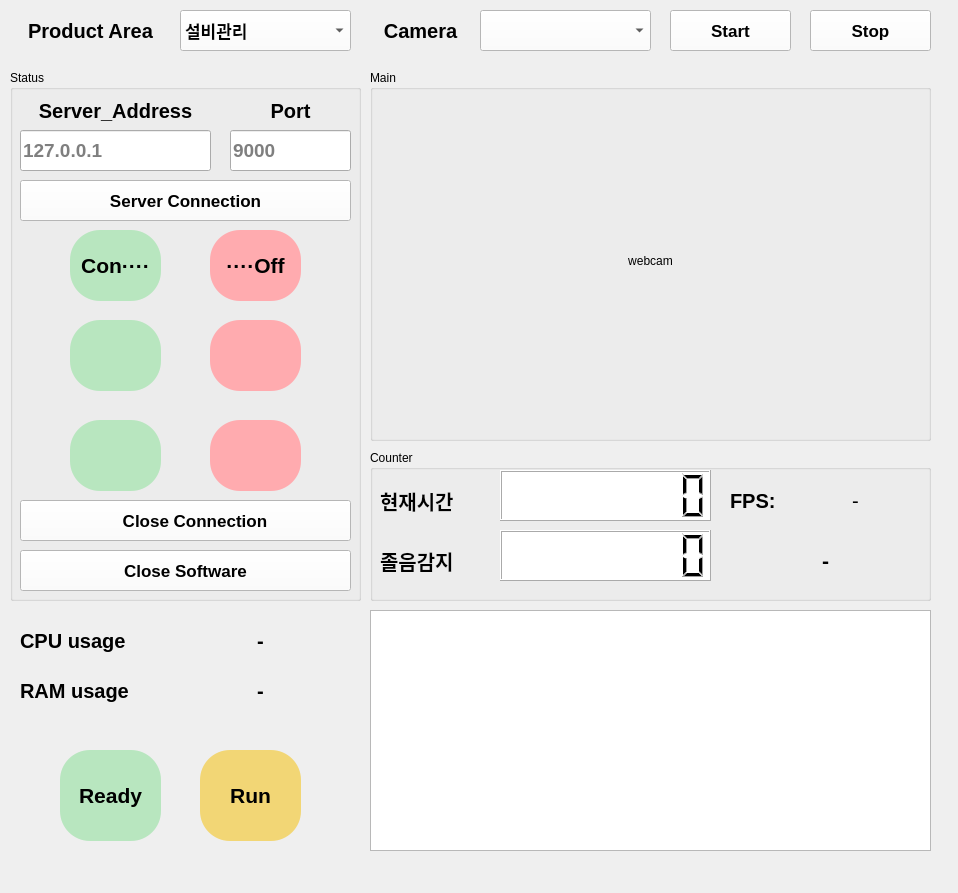
<?xml version="1.0" encoding="UTF-8"?>
<ui version="4.0">
 <class>MainWindow</class>
 <widget class="QMainWindow" name="MainWindow">
  <property name="geometry">
   <rect>
    <x>0</x>
    <y>0</y>
    <width>958</width>
    <height>893</height>
   </rect>
  </property>
  <property name="sizePolicy">
   <sizepolicy hsizetype="Fixed" vsizetype="Fixed">
    <horstretch>0</horstretch>
    <verstretch>0</verstretch>
   </sizepolicy>
  </property>
  <property name="windowTitle">
   <string>MainWindow</string>
  </property>
  <property name="autoFillBackground">
   <bool>false</bool>
  </property>
  <widget class="QWidget" name="centralwidget">
   <widget class="QLabel" name="cameralabel">
    <property name="geometry">
     <rect>
      <x>370</x>
      <y>10</y>
      <width>101</width>
      <height>41</height>
     </rect>
    </property>
    <property name="font">
     <font>
      <family>Arial</family>
      <pointsize>15</pointsize>
      <weight>75</weight>
      <bold>true</bold>
     </font>
    </property>
    <property name="styleSheet">
     <string notr="true"/>
    </property>
    <property name="text">
     <string>Camera</string>
    </property>
    <property name="alignment">
     <set>Qt::AlignCenter</set>
    </property>
   </widget>
   <widget class="QComboBox" name="camlistcb">
    <property name="geometry">
     <rect>
      <x>480</x>
      <y>10</y>
      <width>171</width>
      <height>41</height>
     </rect>
    </property>
    <property name="font">
     <font>
      <family>Arial</family>
      <weight>75</weight>
      <bold>true</bold>
     </font>
    </property>
    <property name="styleSheet">
     <string notr="true">background-color: rgb(255, 255, 255);</string>
    </property>
   </widget>
   <widget class="QPushButton" name="startcambtn">
    <property name="geometry">
     <rect>
      <x>670</x>
      <y>10</y>
      <width>121</width>
      <height>41</height>
     </rect>
    </property>
    <property name="font">
     <font>
      <family>Arial</family>
      <pointsize>13</pointsize>
      <weight>75</weight>
      <bold>true</bold>
     </font>
    </property>
    <property name="styleSheet">
     <string notr="true">background-color: rgb(255, 255, 255);</string>
    </property>
    <property name="text">
     <string>Start</string>
    </property>
   </widget>
   <widget class="QPushButton" name="stopcambtn">
    <property name="geometry">
     <rect>
      <x>810</x>
      <y>10</y>
      <width>121</width>
      <height>41</height>
     </rect>
    </property>
    <property name="font">
     <font>
      <family>Arial</family>
      <pointsize>13</pointsize>
      <weight>75</weight>
      <bold>true</bold>
     </font>
    </property>
    <property name="styleSheet">
     <string notr="true">background-color: rgb(255, 255, 255);</string>
    </property>
    <property name="text">
     <string>Stop</string>
    </property>
   </widget>
   <widget class="QLabel" name="cameralabel_2">
    <property name="geometry">
     <rect>
      <x>10</x>
      <y>10</y>
      <width>161</width>
      <height>41</height>
     </rect>
    </property>
    <property name="font">
     <font>
      <family>Arial</family>
      <pointsize>15</pointsize>
      <weight>75</weight>
      <bold>true</bold>
     </font>
    </property>
    <property name="styleSheet">
     <string notr="true"/>
    </property>
    <property name="text">
     <string>Product Area</string>
    </property>
    <property name="alignment">
     <set>Qt::AlignCenter</set>
    </property>
   </widget>
   <widget class="QComboBox" name="productareacb">
    <property name="geometry">
     <rect>
      <x>180</x>
      <y>10</y>
      <width>171</width>
      <height>41</height>
     </rect>
    </property>
    <property name="font">
     <font>
      <family>Arial</family>
      <pointsize>13</pointsize>
      <weight>75</weight>
      <bold>true</bold>
     </font>
    </property>
    <property name="styleSheet">
     <string notr="true">background-color: rgb(255, 255, 255);</string>
    </property>
    <item>
     <property name="text">
      <string>설비관리</string>
     </property>
    </item>
    <item>
     <property name="text">
      <string>생산관리</string>
     </property>
    </item>
    <item>
     <property name="text">
      <string>물류관리</string>
     </property>
    </item>
    <item>
     <property name="text">
      <string>품질관리</string>
     </property>
    </item>
   </widget>
   <widget class="QGroupBox" name="groupBox">
    <property name="geometry">
     <rect>
      <x>370</x>
      <y>70</y>
      <width>561</width>
      <height>371</height>
     </rect>
    </property>
    <property name="title">
     <string>Main</string>
    </property>
    <widget class="QLabel" name="mainwebcam">
     <property name="geometry">
      <rect>
       <x>10</x>
       <y>20</y>
       <width>541</width>
       <height>341</height>
      </rect>
     </property>
     <property name="text">
      <string>webcam</string>
     </property>
     <property name="alignment">
      <set>Qt::AlignCenter</set>
     </property>
    </widget>
   </widget>
   <widget class="QGroupBox" name="groupBox_2">
    <property name="geometry">
     <rect>
      <x>10</x>
      <y>70</y>
      <width>351</width>
      <height>531</height>
     </rect>
    </property>
    <property name="title">
     <string>Status</string>
    </property>
    <widget class="QPushButton" name="closebtn">
     <property name="geometry">
      <rect>
       <x>10</x>
       <y>480</y>
       <width>331</width>
       <height>41</height>
      </rect>
     </property>
     <property name="font">
      <font>
       <family>Arial</family>
       <pointsize>13</pointsize>
       <weight>75</weight>
       <bold>true</bold>
      </font>
     </property>
     <property name="styleSheet">
      <string notr="true">background-color: rgb(255, 255, 255);</string>
     </property>
     <property name="text">
      <string>Close Software</string>
     </property>
    </widget>
    <widget class="QPushButton" name="serverconnectionbtn">
     <property name="geometry">
      <rect>
       <x>10</x>
       <y>110</y>
       <width>331</width>
       <height>41</height>
      </rect>
     </property>
     <property name="font">
      <font>
       <family>Arial</family>
       <pointsize>13</pointsize>
       <weight>75</weight>
       <bold>true</bold>
      </font>
     </property>
     <property name="styleSheet">
      <string notr="true">background-color: rgb(255, 255, 255);</string>
     </property>
     <property name="text">
      <string>Server Connection</string>
     </property>
    </widget>
    <widget class="QLabel" name="connlabel">
     <property name="geometry">
      <rect>
       <x>60</x>
       <y>160</y>
       <width>91</width>
       <height>71</height>
      </rect>
     </property>
     <property name="font">
      <font>
       <family>Arial</family>
       <pointsize>16</pointsize>
       <weight>75</weight>
       <bold>true</bold>
      </font>
     </property>
     <property name="styleSheet">
      <string notr="true">background-color: rgb(184, 230, 191); border-radius:30px</string>
     </property>
     <property name="text">
      <string>Con····</string>
     </property>
     <property name="alignment">
      <set>Qt::AlignCenter</set>
     </property>
    </widget>
    <widget class="QLabel" name="serverofflabel">
     <property name="geometry">
      <rect>
       <x>200</x>
       <y>160</y>
       <width>91</width>
       <height>71</height>
      </rect>
     </property>
     <property name="font">
      <font>
       <family>Arial</family>
       <pointsize>16</pointsize>
       <weight>75</weight>
       <bold>true</bold>
      </font>
     </property>
     <property name="styleSheet">
      <string notr="true">background-color:  rgb(255, 171, 175); border-radius:30px</string>
     </property>
     <property name="text">
      <string>····Off</string>
     </property>
     <property name="alignment">
      <set>Qt::AlignCenter</set>
     </property>
    </widget>
    <widget class="QLabel" name="openeyelabel">
     <property name="geometry">
      <rect>
       <x>60</x>
       <y>250</y>
       <width>91</width>
       <height>71</height>
      </rect>
     </property>
     <property name="font">
      <font>
       <family>Arial</family>
       <pointsize>16</pointsize>
       <weight>75</weight>
       <bold>true</bold>
      </font>
     </property>
     <property name="styleSheet">
      <string notr="true">background-color: rgb(184, 230, 191); border-radius:30px</string>
     </property>
     <property name="text">
      <string/>
     </property>
     <property name="pixmap">
      <pixmap>openeye.png</pixmap>
     </property>
     <property name="scaledContents">
      <bool>true</bool>
     </property>
     <property name="alignment">
      <set>Qt::AlignCenter</set>
     </property>
    </widget>
    <widget class="QLabel" name="closeeyelabel">
     <property name="geometry">
      <rect>
       <x>200</x>
       <y>250</y>
       <width>91</width>
       <height>71</height>
      </rect>
     </property>
     <property name="font">
      <font>
       <family>Arial</family>
       <pointsize>16</pointsize>
       <weight>75</weight>
       <bold>true</bold>
      </font>
     </property>
     <property name="styleSheet">
      <string notr="true">background-color:  rgb(255, 171, 175); border-radius:30px</string>
     </property>
     <property name="text">
      <string/>
     </property>
     <property name="pixmap">
      <pixmap>closeeye.png</pixmap>
     </property>
     <property name="scaledContents">
      <bool>true</bool>
     </property>
     <property name="alignment">
      <set>Qt::AlignCenter</set>
     </property>
    </widget>
    <widget class="QLabel" name="drowsinesslabel">
     <property name="geometry">
      <rect>
       <x>200</x>
       <y>350</y>
       <width>91</width>
       <height>71</height>
      </rect>
     </property>
     <property name="font">
      <font>
       <family>Arial</family>
       <pointsize>16</pointsize>
       <weight>75</weight>
       <bold>true</bold>
      </font>
     </property>
     <property name="styleSheet">
      <string notr="true">background-color:  rgb(255, 171, 175); border-radius:30px</string>
     </property>
     <property name="text">
      <string/>
     </property>
     <property name="pixmap">
      <pixmap>sleeping.png</pixmap>
     </property>
     <property name="scaledContents">
      <bool>true</bool>
     </property>
     <property name="alignment">
      <set>Qt::AlignCenter</set>
     </property>
    </widget>
    <widget class="QLabel" name="datasendlabel">
     <property name="geometry">
      <rect>
       <x>60</x>
       <y>350</y>
       <width>91</width>
       <height>71</height>
      </rect>
     </property>
     <property name="font">
      <font>
       <family>Arial</family>
       <pointsize>16</pointsize>
       <weight>75</weight>
       <bold>true</bold>
      </font>
     </property>
     <property name="styleSheet">
      <string notr="true">background-color: rgb(184, 230, 191); border-radius:30px</string>
     </property>
     <property name="text">
      <string/>
     </property>
     <property name="pixmap">
      <pixmap>datasend.png</pixmap>
     </property>
     <property name="scaledContents">
      <bool>true</bool>
     </property>
     <property name="alignment">
      <set>Qt::AlignCenter</set>
     </property>
    </widget>
    <widget class="QPushButton" name="closeconnectionbtn">
     <property name="geometry">
      <rect>
       <x>10</x>
       <y>430</y>
       <width>331</width>
       <height>41</height>
      </rect>
     </property>
     <property name="font">
      <font>
       <family>Arial</family>
       <pointsize>13</pointsize>
       <weight>75</weight>
       <bold>true</bold>
      </font>
     </property>
     <property name="styleSheet">
      <string notr="true">background-color: rgb(255, 255, 255);</string>
     </property>
     <property name="text">
      <string>    Close Connection</string>
     </property>
    </widget>
    <widget class="QLabel" name="cameralabel_8">
     <property name="geometry">
      <rect>
       <x>10</x>
       <y>20</y>
       <width>191</width>
       <height>41</height>
      </rect>
     </property>
     <property name="font">
      <font>
       <family>Arial</family>
       <pointsize>15</pointsize>
       <weight>75</weight>
       <bold>true</bold>
      </font>
     </property>
     <property name="styleSheet">
      <string notr="true"/>
     </property>
     <property name="text">
      <string>Server_Address</string>
     </property>
     <property name="alignment">
      <set>Qt::AlignCenter</set>
     </property>
    </widget>
    <widget class="QLabel" name="cameralabel_9">
     <property name="geometry">
      <rect>
       <x>220</x>
       <y>20</y>
       <width>121</width>
       <height>41</height>
      </rect>
     </property>
     <property name="font">
      <font>
       <family>Arial</family>
       <pointsize>15</pointsize>
       <weight>75</weight>
       <bold>true</bold>
      </font>
     </property>
     <property name="styleSheet">
      <string notr="true"/>
     </property>
     <property name="text">
      <string>Port</string>
     </property>
     <property name="alignment">
      <set>Qt::AlignCenter</set>
     </property>
    </widget>
    <widget class="QLineEdit" name="server_addresslineEdit">
     <property name="geometry">
      <rect>
       <x>10</x>
       <y>60</y>
       <width>191</width>
       <height>41</height>
      </rect>
     </property>
     <property name="font">
      <font>
       <family>Arial</family>
       <pointsize>14</pointsize>
       <weight>75</weight>
       <bold>true</bold>
      </font>
     </property>
     <property name="text">
      <string/>
     </property>
     <property name="placeholderText">
      <string>127.0.0.1</string>
     </property>
    </widget>
    <widget class="QLineEdit" name="portlineEdit">
     <property name="geometry">
      <rect>
       <x>220</x>
       <y>60</y>
       <width>121</width>
       <height>41</height>
      </rect>
     </property>
     <property name="font">
      <font>
       <family>Arial</family>
       <pointsize>14</pointsize>
       <weight>75</weight>
       <bold>true</bold>
      </font>
     </property>
     <property name="placeholderText">
      <string>9000</string>
     </property>
    </widget>
   </widget>
   <widget class="QGroupBox" name="groupBox_3">
    <property name="geometry">
     <rect>
      <x>370</x>
      <y>450</y>
      <width>561</width>
      <height>151</height>
     </rect>
    </property>
    <property name="title">
     <string>Counter</string>
    </property>
    <widget class="QLabel" name="cameralabel_6">
     <property name="geometry">
      <rect>
       <x>10</x>
       <y>90</y>
       <width>111</width>
       <height>41</height>
      </rect>
     </property>
     <property name="font">
      <font>
       <family>Arial</family>
       <pointsize>15</pointsize>
       <weight>75</weight>
       <bold>true</bold>
      </font>
     </property>
     <property name="styleSheet">
      <string notr="true"/>
     </property>
     <property name="text">
      <string>졸음감지</string>
     </property>
    </widget>
    <widget class="QLCDNumber" name="timelcd">
     <property name="geometry">
      <rect>
       <x>130</x>
       <y>20</y>
       <width>211</width>
       <height>51</height>
      </rect>
     </property>
     <property name="styleSheet">
      <string notr="true">background-color: rgb(255, 255, 255);</string>
     </property>
     <property name="digitCount">
      <number>8</number>
     </property>
    </widget>
    <widget class="QLabel" name="cameralabel_7">
     <property name="geometry">
      <rect>
       <x>10</x>
       <y>30</y>
       <width>111</width>
       <height>41</height>
      </rect>
     </property>
     <property name="font">
      <font>
       <family>Arial</family>
       <pointsize>15</pointsize>
       <weight>75</weight>
       <bold>true</bold>
      </font>
     </property>
     <property name="styleSheet">
      <string notr="true"/>
     </property>
     <property name="text">
      <string>현재시간</string>
     </property>
    </widget>
    <widget class="QLCDNumber" name="drowsinesslcd">
     <property name="geometry">
      <rect>
       <x>130</x>
       <y>80</y>
       <width>211</width>
       <height>51</height>
      </rect>
     </property>
     <property name="styleSheet">
      <string notr="true">background-color: rgb(255, 255, 255);</string>
     </property>
     <property name="digitCount">
      <number>8</number>
     </property>
    </widget>
    <widget class="QLabel" name="fpslabel">
     <property name="geometry">
      <rect>
       <x>440</x>
       <y>30</y>
       <width>91</width>
       <height>41</height>
      </rect>
     </property>
     <property name="font">
      <font>
       <pointsize>15</pointsize>
      </font>
     </property>
     <property name="styleSheet">
      <string notr="true"/>
     </property>
     <property name="text">
      <string>-</string>
     </property>
     <property name="alignment">
      <set>Qt::AlignCenter</set>
     </property>
    </widget>
    <widget class="QLabel" name="cameralabel_5">
     <property name="geometry">
      <rect>
       <x>360</x>
       <y>30</y>
       <width>61</width>
       <height>41</height>
      </rect>
     </property>
     <property name="font">
      <font>
       <family>Arial</family>
       <pointsize>15</pointsize>
       <weight>75</weight>
       <bold>true</bold>
      </font>
     </property>
     <property name="styleSheet">
      <string notr="true"/>
     </property>
     <property name="text">
      <string>FPS:</string>
     </property>
    </widget>
    <widget class="QLabel" name="cammotorlabel">
     <property name="geometry">
      <rect>
       <x>400</x>
       <y>80</y>
       <width>111</width>
       <height>61</height>
      </rect>
     </property>
     <property name="font">
      <font>
       <family>Arial</family>
       <pointsize>16</pointsize>
       <weight>75</weight>
       <bold>true</bold>
      </font>
     </property>
     <property name="styleSheet">
      <string notr="true"/>
     </property>
     <property name="text">
      <string>-</string>
     </property>
     <property name="scaledContents">
      <bool>true</bool>
     </property>
     <property name="alignment">
      <set>Qt::AlignCenter</set>
     </property>
    </widget>
   </widget>
   <widget class="QTextEdit" name="statusTextEdit">
    <property name="geometry">
     <rect>
      <x>370</x>
      <y>610</y>
      <width>561</width>
      <height>241</height>
     </rect>
    </property>
    <property name="font">
     <font>
      <family>Arial</family>
      <pointsize>12</pointsize>
      <weight>75</weight>
      <bold>true</bold>
     </font>
    </property>
   </widget>
   <widget class="QLabel" name="cameralabel_3">
    <property name="geometry">
     <rect>
      <x>20</x>
      <y>620</y>
      <width>141</width>
      <height>41</height>
     </rect>
    </property>
    <property name="font">
     <font>
      <family>Arial</family>
      <pointsize>15</pointsize>
      <weight>75</weight>
      <italic>false</italic>
      <bold>true</bold>
     </font>
    </property>
    <property name="styleSheet">
     <string notr="true"/>
    </property>
    <property name="text">
     <string>CPU usage</string>
    </property>
   </widget>
   <widget class="QLabel" name="cameralabel_4">
    <property name="geometry">
     <rect>
      <x>20</x>
      <y>670</y>
      <width>141</width>
      <height>41</height>
     </rect>
    </property>
    <property name="font">
     <font>
      <family>Arial</family>
      <pointsize>15</pointsize>
      <weight>75</weight>
      <italic>false</italic>
      <bold>true</bold>
     </font>
    </property>
    <property name="styleSheet">
     <string notr="true"/>
    </property>
    <property name="text">
     <string>RAM usage</string>
    </property>
   </widget>
   <widget class="QLabel" name="CPUlabel">
    <property name="geometry">
     <rect>
      <x>190</x>
      <y>620</y>
      <width>141</width>
      <height>41</height>
     </rect>
    </property>
    <property name="font">
     <font>
      <family>Arial</family>
      <pointsize>15</pointsize>
      <weight>75</weight>
      <bold>true</bold>
     </font>
    </property>
    <property name="styleSheet">
     <string notr="true"/>
    </property>
    <property name="text">
     <string>-</string>
    </property>
    <property name="alignment">
     <set>Qt::AlignCenter</set>
    </property>
   </widget>
   <widget class="QLabel" name="RAMlabel">
    <property name="geometry">
     <rect>
      <x>190</x>
      <y>670</y>
      <width>141</width>
      <height>41</height>
     </rect>
    </property>
    <property name="font">
     <font>
      <family>Arial</family>
      <pointsize>15</pointsize>
      <weight>75</weight>
      <bold>true</bold>
     </font>
    </property>
    <property name="styleSheet">
     <string notr="true"/>
    </property>
    <property name="text">
     <string>-</string>
    </property>
    <property name="alignment">
     <set>Qt::AlignCenter</set>
    </property>
   </widget>
   <widget class="QLabel" name="readylabel">
    <property name="geometry">
     <rect>
      <x>60</x>
      <y>750</y>
      <width>101</width>
      <height>91</height>
     </rect>
    </property>
    <property name="font">
     <font>
      <family>Arial</family>
      <pointsize>16</pointsize>
      <weight>75</weight>
      <bold>true</bold>
     </font>
    </property>
    <property name="styleSheet">
     <string notr="true">background-color: rgb(184, 230, 191); border-radius:30px</string>
    </property>
    <property name="text">
     <string>Ready</string>
    </property>
    <property name="textFormat">
     <enum>Qt::AutoText</enum>
    </property>
    <property name="scaledContents">
     <bool>false</bool>
    </property>
    <property name="alignment">
     <set>Qt::AlignCenter</set>
    </property>
   </widget>
   <widget class="QLabel" name="runninglabel">
    <property name="geometry">
     <rect>
      <x>200</x>
      <y>750</y>
      <width>101</width>
      <height>91</height>
     </rect>
    </property>
    <property name="font">
     <font>
      <family>Arial</family>
      <pointsize>16</pointsize>
      <weight>75</weight>
      <bold>true</bold>
     </font>
    </property>
    <property name="styleSheet">
     <string notr="true">background-color: rgb(242, 214, 117); border-radius:30px</string>
    </property>
    <property name="text">
     <string>Run</string>
    </property>
    <property name="textFormat">
     <enum>Qt::AutoText</enum>
    </property>
    <property name="scaledContents">
     <bool>false</bool>
    </property>
    <property name="alignment">
     <set>Qt::AlignCenter</set>
    </property>
    <property name="wordWrap">
     <bool>false</bool>
    </property>
   </widget>
   <widget class="QLabel" name="label">
    <property name="geometry">
     <rect>
      <x>0</x>
      <y>0</y>
      <width>958</width>
      <height>893</height>
     </rect>
    </property>
    <property name="text">
     <string/>
    </property>
    <property name="pixmap">
     <pixmap>gray.jpg</pixmap>
    </property>
    <property name="scaledContents">
     <bool>true</bool>
    </property>
   </widget>
   <zorder>label</zorder>
   <zorder>cameralabel</zorder>
   <zorder>camlistcb</zorder>
   <zorder>startcambtn</zorder>
   <zorder>stopcambtn</zorder>
   <zorder>cameralabel_2</zorder>
   <zorder>productareacb</zorder>
   <zorder>groupBox</zorder>
   <zorder>groupBox_2</zorder>
   <zorder>groupBox_3</zorder>
   <zorder>statusTextEdit</zorder>
   <zorder>cameralabel_3</zorder>
   <zorder>cameralabel_4</zorder>
   <zorder>CPUlabel</zorder>
   <zorder>RAMlabel</zorder>
   <zorder>readylabel</zorder>
   <zorder>runninglabel</zorder>
  </widget>
  <widget class="QMenuBar" name="menubar">
   <property name="geometry">
    <rect>
     <x>0</x>
     <y>0</y>
     <width>958</width>
     <height>26</height>
    </rect>
   </property>
  </widget>
 </widget>
 <resources/>
 <connections/>
</ui>
